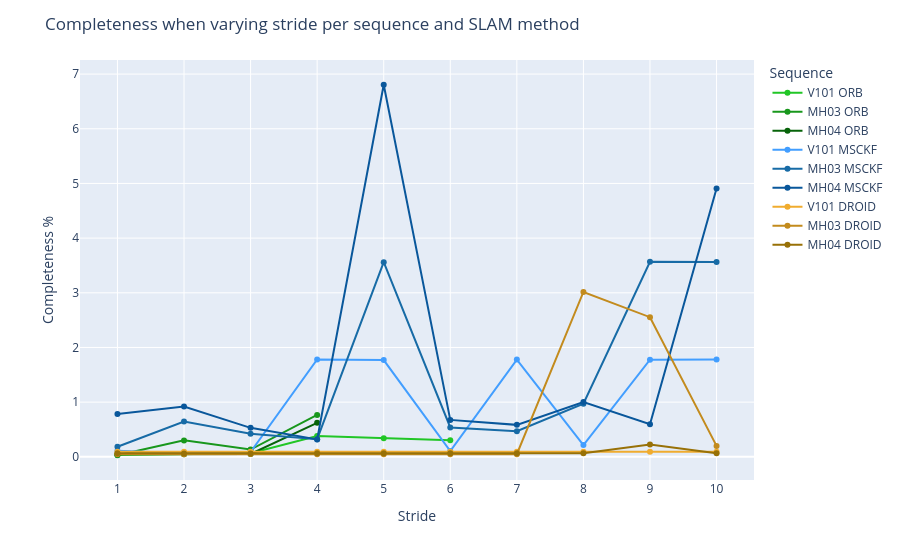

The notebook cell this image was saved under:
### Code cell
orb_slam3_stride = np.loadtxt('Outputs/ORB_stride.txt', delimiter=',', dtype=str)
orb_slam3_stride_corr = np.loadtxt('Outputs/ORB_stride_corrected.txt', delimiter=',', dtype=str)
stereo_msckf_stride = np.loadtxt('Outputs/MSCKF_stride.txt', delimiter=',', dtype=str)
droid_stride = np.loadtxt('Outputs/DROID_stride.txt', delimiter=',', dtype=str)

df = pd.DataFrame()
targets = {" ORB": orb_slam3_stride, " DROID": droid_stride, " MSCKF": stereo_msckf_stride }

for i in range(0, 150, 15):
  for key, value in targets.items():
    start = int(2 * i / 5 if key == " MSCKF" else i)
    stop = int(start + 6 if key == " MSCKF" else start + 15)
    #print(f"Processing {key} from index {start} to {stop}")
    df_temp = pd.DataFrame(value[start:stop, :], columns=["Date", "Sequence", "Raw ATE", "Scale", "RMS ATE", "Compared", "fps", "duration"])
    df_temp["Sequence"] = df_temp["Sequence"].apply(lambda x: x.split("_")[0] + key)
    stride = (i // 15) + 1
    df_temp["Stride"] = stride
    df_temp["Compared"] = df_temp["Compared"].astype(float)
    df_temp["Complete"] = df_temp["Compared"] * 10 if key == " DROID" else 100 * df_temp["Compared"] / (10 / stride)
    
    df_temp["fps"] = df_temp["fps"].astype(float)
    df_temp["fps"] = df_temp["fps"] * (float(stride) if key != " DROID" else 1.0)
    
    #print(10 / stride)

    df = pd.concat([df, df_temp], ignore_index=True)

df["RMS ATE"] = df["RMS ATE"].astype(float)



agg = (
    df.groupby(["Sequence", "Stride"])
    .agg(completeness_mean=("Complete", "mean"), mean=("RMS ATE", "mean"))
    .reset_index()
)

"""
agg = (
    df.groupby(["Sequence", "Stride"])["RMS ATE"]
    .agg(
        median="median",
        q1=lambda x: x.quantile(0.25),
        q3=lambda x: x.quantile(0.75)
    )
    .reset_index()
)

agg["err_plus"] = agg["q3"] - agg["median"]
agg["err_minus"] = agg["median"] - agg["q1"]

"""
agg.loc[agg["completeness_mean"] <= 80, "mean"] = np.nan

fig = px.line(
    agg,
    x="Stride",
    y="mean",
    color="Sequence",
    markers=True,
    color_discrete_map={
  "V101 ORB": "#21c626", 
  "MH03 ORB": "#18971C",
  "MH04 ORB": "#07630A",
  "V101 MSCKF": "#429eff",
  "MH03 MSCKF": "#176BA6",
  "MH04 MSCKF": "#09579B",
  "V101 DROID": "#f0ac2f",
  "MH03 DROID": "#C38B1D",
  "MH04 DROID": "#987107",
  "V101 ORB C": "#c62121", 
  "MH03 ORB C": "#971818",
  "MH04 ORB C": "#630707",
}
)

fig.update_layout(
    yaxis_title="Completeness %",
    title="Completeness when varying stride per sequence and SLAM method"
)
fig.update_xaxes(dtick=1)
# Sort the legend order to be correct
cat_order = ["V101 ORB", "MH03 ORB", "MH04 ORB", "V101 MSCKF", "MH03 MSCKF", "MH04 MSCKF", "V101 DROID", "MH03 DROID", "MH04 DROID", "V101 ORB C", "MH03 ORB C", "MH04 ORB C"]
fig.data = tuple(sorted(fig.data, key=lambda t: int(cat_order.index(t.name))))

fig.show()

### Figure 1 — Plotly figure (JSON) as saved in the notebook; plotly's stock layout.template omitted (floating-point values rounded to 4 significant figures)
{"data": [{"hovertemplate": "Sequence=V101 ORB<br>Stride=%{x}<br>mean=%{y}<extra></extra>", "legendgroup": "V101 ORB", "line": {"color": "#21c626", "dash": "solid"}, "marker": {"symbol": "circle"}, "mode": "lines+markers", "name": "V101 ORB", "orientation": "v", "showlegend": true, "type": "scatter", "x": [1, 2, 3, 4, 5, 6, 7, 8, 9, 10], "xaxis": "x", "y": [0.03353, 0.05159, 0.06685, 0.38, 0.3408, 0.3022, null, null, null, null], "yaxis": "y"}, {"hovertemplate": "Sequence=MH03 ORB<br>Stride=%{x}<br>mean=%{y}<extra></extra>", "legendgroup": "MH03 ORB", "line": {"color": "#18971C", "dash": "solid"}, "marker": {"symbol": "circle"}, "mode": "lines+markers", "name": "MH03 ORB", "orientation": "v", "showlegend": true, "type": "scatter", "x": [1, 2, 3, 4, 5, 6, 7, 8, 9, 10], "xaxis": "x", "y": [0.02868, 0.3007, 0.1333, 0.7658, null, null, null, null, null, null], "yaxis": "y"}, {"hovertemplate": "Sequence=MH04 ORB<br>Stride=%{x}<br>mean=%{y}<extra></extra>", "legendgroup": "MH04 ORB", "line": {"color": "#07630A", "dash": "solid"}, "marker": {"symbol": "circle"}, "mode": "lines+markers", "name": "MH04 ORB", "orientation": "v", "showlegend": true, "type": "scatter", "x": [1, 2, 3, 4, 5, 6, 7, 8, 9, 10], "xaxis": "x", "y": [0.04523, 0.04784, 0.05232, 0.6224, null, null, null, null, null, null], "yaxis": "y"}, {"hovertemplate": "Sequence=V101 MSCKF<br>Stride=%{x}<br>mean=%{y}<extra></extra>", "legendgroup": "V101 MSCKF", "line": {"color": "#429eff", "dash": "solid"}, "marker": {"symbol": "circle"}, "mode": "lines+markers", "name": "V101 MSCKF", "orientation": "v", "showlegend": true, "type": "scatter", "x": [1, 2, 3, 4, 5, 6, 7, 8, 9, 10], "xaxis": "x", "y": [0.1125, 0.0659, 0.08703, 1.78, 1.769, 0.1044, 1.778, 0.2161, 1.776, 1.78], "yaxis": "y"}, {"hovertemplate": "Sequence=MH03 MSCKF<br>Stride=%{x}<br>mean=%{y}<extra></extra>", "legendgroup": "MH03 MSCKF", "line": {"color": "#176BA6", "dash": "solid"}, "marker": {"symbol": "circle"}, "mode": "lines+markers", "name": "MH03 MSCKF", "orientation": "v", "showlegend": true, "type": "scatter", "x": [1, 2, 3, 4, 5, 6, 7, 8, 9, 10], "xaxis": "x", "y": [0.1839, 0.6441, 0.4203, 0.3218, 3.56, 0.5367, 0.469, 0.9705, 3.568, 3.564], "yaxis": "y"}, {"hovertemplate": "Sequence=MH04 MSCKF<br>Stride=%{x}<br>mean=%{y}<extra></extra>", "legendgroup": "MH04 MSCKF", "line": {"color": "#09579B", "dash": "solid"}, "marker": {"symbol": "circle"}, "mode": "lines+markers", "name": "MH04 MSCKF", "orientation": "v", "showlegend": true, "type": "scatter", "x": [1, 2, 3, 4, 5, 6, 7, 8, 9, 10], "xaxis": "x", "y": [0.7814, 0.9206, 0.5296, 0.319, 6.805, 0.6746, 0.5843, 1.003, 0.5964, 4.906], "yaxis": "y"}, {"hovertemplate": "Sequence=V101 DROID<br>Stride=%{x}<br>mean=%{y}<extra></extra>", "legendgroup": "V101 DROID", "line": {"color": "#f0ac2f", "dash": "solid"}, "marker": {"symbol": "circle"}, "mode": "lines+markers", "name": "V101 DROID", "orientation": "v", "showlegend": true, "type": "scatter", "x": [1, 2, 3, 4, 5, 6, 7, 8, 9, 10], "xaxis": "x", "y": [0.09121, 0.09141, 0.0909, 0.09124, 0.09126, 0.09113, 0.09131, 0.09119, 0.09122, 0.09074], "yaxis": "y"}, {"hovertemplate": "Sequence=MH03 DROID<br>Stride=%{x}<br>mean=%{y}<extra></extra>", "legendgroup": "MH03 DROID", "line": {"color": "#C38B1D", "dash": "solid"}, "marker": {"symbol": "circle"}, "mode": "lines+markers", "name": "MH03 DROID", "orientation": "v", "showlegend": true, "type": "scatter", "x": [1, 2, 3, 4, 5, 6, 7, 8, 9, 10], "xaxis": "x", "y": [0.0487, 0.04872, 0.04938, 0.04922, 0.04886, 0.04825, 0.04785, 3.015, 2.554, 0.1997], "yaxis": "y"}, {"hovertemplate": "Sequence=MH04 DROID<br>Stride=%{x}<br>mean=%{y}<extra></extra>", "legendgroup": "MH04 DROID", "line": {"color": "#987107", "dash": "solid"}, "marker": {"symbol": "circle"}, "mode": "lines+markers", "name": "MH04 DROID", "orientation": "v", "showlegend": true, "type": "scatter", "x": [1, 2, 3, 4, 5, 6, 7, 8, 9, 10], "xaxis": "x", "y": [0.06575, 0.06251, 0.05916, 0.06444, 0.06547, 0.06718, 0.06431, 0.06535, 0.2262, 0.06617], "yaxis": "y"}], "layout": {"legend": {"title": {"text": "Sequence"}, "tracegroupgap": 0}, "margin": {"t": 60}, "title": {"text": "Completeness when varying stride per sequence and SLAM method"}, "xaxis": {"anchor": "y", "domain": [0, 1], "dtick": 1, "title": {"text": "Stride"}}, "yaxis": {"anchor": "x", "domain": [0, 1], "title": {"text": "Completeness %"}}}}
